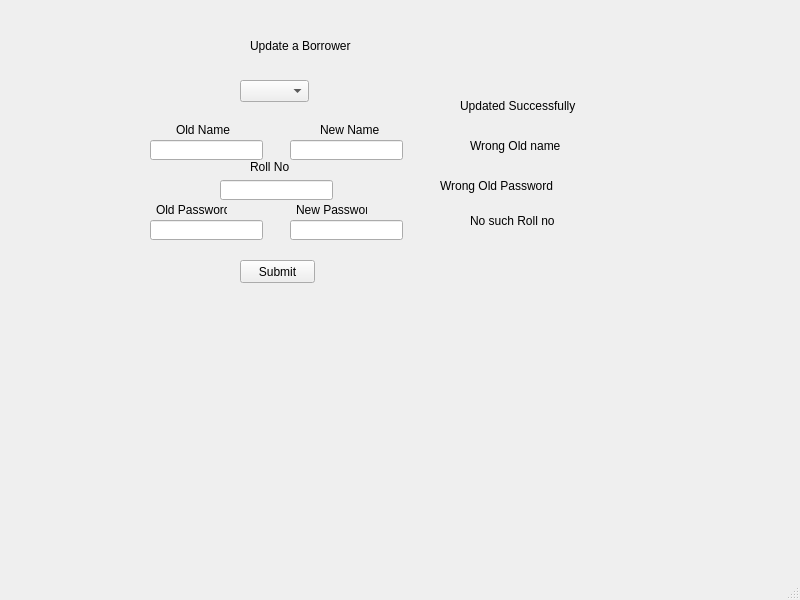
<?xml version="1.0" encoding="UTF-8"?>
<ui version="4.0">
 <class>updateboroweradmin</class>
 <widget class="QMainWindow" name="updateboroweradmin">
  <property name="geometry">
   <rect>
    <x>0</x>
    <y>0</y>
    <width>800</width>
    <height>600</height>
   </rect>
  </property>
  <property name="windowTitle">
   <string>MainWindow</string>
  </property>
  <widget class="QWidget" name="centralwidget">
   <widget class="QLabel" name="label">
    <property name="geometry">
     <rect>
      <x>250</x>
      <y>30</y>
      <width>241</width>
      <height>31</height>
     </rect>
    </property>
    <property name="styleSheet">
     <string notr="true">font: 75 20pt &quot;MS Shell Dlg 2&quot;;</string>
    </property>
    <property name="text">
     <string>Update a Borrower</string>
    </property>
   </widget>
   <widget class="QLineEdit" name="lineEdit_7">
    <property name="geometry">
     <rect>
      <x>290</x>
      <y>220</y>
      <width>113</width>
      <height>20</height>
     </rect>
    </property>
   </widget>
   <widget class="QLabel" name="label_9">
    <property name="geometry">
     <rect>
      <x>440</x>
      <y>170</y>
      <width>261</width>
      <height>31</height>
     </rect>
    </property>
    <property name="styleSheet">
     <string notr="true">font: 20pt &quot;MS Shell Dlg 2&quot;;</string>
    </property>
    <property name="text">
     <string>Wrong Old Password</string>
    </property>
   </widget>
   <widget class="QLabel" name="label_5">
    <property name="geometry">
     <rect>
      <x>176</x>
      <y>120</y>
      <width>61</width>
      <height>20</height>
     </rect>
    </property>
    <property name="text">
     <string>Old Name</string>
    </property>
   </widget>
   <widget class="QLineEdit" name="lineEdit">
    <property name="geometry">
     <rect>
      <x>150</x>
      <y>140</y>
      <width>113</width>
      <height>20</height>
     </rect>
    </property>
   </widget>
   <widget class="QPushButton" name="pushButton">
    <property name="geometry">
     <rect>
      <x>240</x>
      <y>260</y>
      <width>75</width>
      <height>23</height>
     </rect>
    </property>
    <property name="text">
     <string>Submit</string>
    </property>
   </widget>
   <widget class="QLabel" name="label_8">
    <property name="geometry">
     <rect>
      <x>250</x>
      <y>160</y>
      <width>47</width>
      <height>13</height>
     </rect>
    </property>
    <property name="text">
     <string>Roll No</string>
    </property>
   </widget>
   <widget class="QLineEdit" name="lineEdit_5">
    <property name="geometry">
     <rect>
      <x>150</x>
      <y>220</y>
      <width>113</width>
      <height>20</height>
     </rect>
    </property>
   </widget>
   <widget class="QLabel" name="label_11">
    <property name="geometry">
     <rect>
      <x>320</x>
      <y>120</y>
      <width>61</width>
      <height>20</height>
     </rect>
    </property>
    <property name="text">
     <string>New Name</string>
    </property>
   </widget>
   <widget class="QLabel" name="label_12">
    <property name="geometry">
     <rect>
      <x>470</x>
      <y>130</y>
      <width>211</width>
      <height>31</height>
     </rect>
    </property>
    <property name="styleSheet">
     <string notr="true">font: 20pt &quot;MS Shell Dlg 2&quot;;</string>
    </property>
    <property name="text">
     <string>Wrong Old name</string>
    </property>
   </widget>
   <widget class="QLabel" name="label_13">
    <property name="geometry">
     <rect>
      <x>296</x>
      <y>200</y>
      <width>71</width>
      <height>20</height>
     </rect>
    </property>
    <property name="text">
     <string>New Password</string>
    </property>
   </widget>
   <widget class="QLineEdit" name="lineEdit_8">
    <property name="geometry">
     <rect>
      <x>220</x>
      <y>180</y>
      <width>113</width>
      <height>20</height>
     </rect>
    </property>
   </widget>
   <widget class="QLineEdit" name="lineEdit_3">
    <property name="geometry">
     <rect>
      <x>290</x>
      <y>140</y>
      <width>113</width>
      <height>20</height>
     </rect>
    </property>
   </widget>
   <widget class="QLabel" name="label_14">
    <property name="geometry">
     <rect>
      <x>156</x>
      <y>200</y>
      <width>71</width>
      <height>20</height>
     </rect>
    </property>
    <property name="text">
     <string>Old Password</string>
    </property>
   </widget>
   <widget class="QLabel" name="label_15">
    <property name="geometry">
     <rect>
      <x>460</x>
      <y>90</y>
      <width>241</width>
      <height>31</height>
     </rect>
    </property>
    <property name="styleSheet">
     <string notr="true">font: 75 18pt &quot;MS Shell Dlg 2&quot;;</string>
    </property>
    <property name="text">
     <string>Updated Successfully</string>
    </property>
   </widget>
   <widget class="QLabel" name="label_16">
    <property name="geometry">
     <rect>
      <x>470</x>
      <y>200</y>
      <width>221</width>
      <height>41</height>
     </rect>
    </property>
    <property name="styleSheet">
     <string notr="true">font: 20pt &quot;MS Shell Dlg 2&quot;;</string>
    </property>
    <property name="text">
     <string>No such Roll no</string>
    </property>
   </widget>
   <widget class="QComboBox" name="comboBox_2">
    <property name="geometry">
     <rect>
      <x>240</x>
      <y>80</y>
      <width>69</width>
      <height>22</height>
     </rect>
    </property>
   </widget>
  </widget>
  <widget class="QMenuBar" name="menubar">
   <property name="geometry">
    <rect>
     <x>0</x>
     <y>0</y>
     <width>800</width>
     <height>21</height>
    </rect>
   </property>
  </widget>
  <widget class="QStatusBar" name="statusbar"/>
 </widget>
 <resources/>
 <connections/>
</ui>
